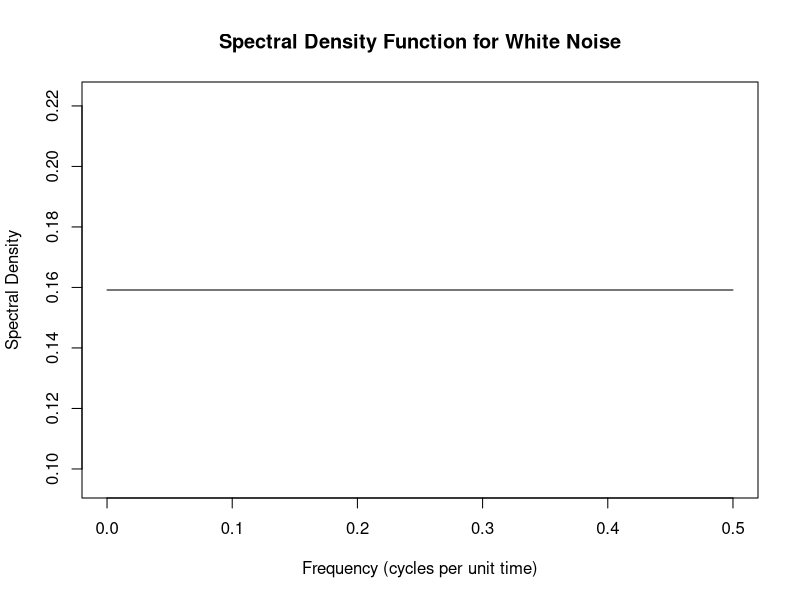

The R source for this figure:
## ---- chunk 1
knitr::opts_chunk$set(echo = TRUE)

library(knitr)
library(tseries)
library(forecast)
## ---- chunk 2
freq <- seq(0, 0.5, length.out = 100)

spectral_density <- rep(1/(2*pi), length(freq))

plot(freq,
     spectral_density, 
     xlab = "Frequency (cycles per unit time)", 
     ylab = "Spectral Density", 
     main = "Spectral Density Function for White Noise",
     type = "l")
## ---- chunk 3

## ---- chunk 4

## ---- chunk 5

## ---- chunk 6

## ---- chunk 7

## ---- chunk 8

## ---- chunk 9

## ---- chunk 10

## ---- chunk 11

## ---- chunk 12

## ---- chunk 13

